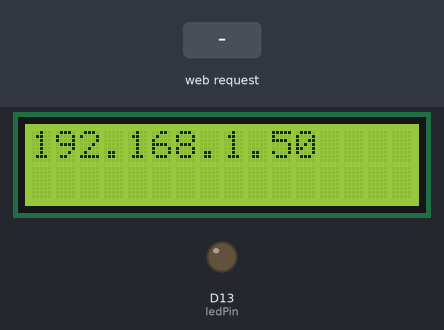
Recording of a sketch running on a simulated Arduino Uno R4 WiFi. Parts: 16×2 character LCD, output pins drawn as LEDs (lit = HIGH). The inputs (shaded band) are chosen by the test bench. WiFi joins after 1.5 s; servers stay silent unless stated; not simulated (calls return 0 or success): arduino_secrets.h; what the sketch prints to the serial monitor is not drawn.

Above: at 13.6 s.
13.7 s: HTTP request GET /LED=TOGGLE received
At 14.9 s:
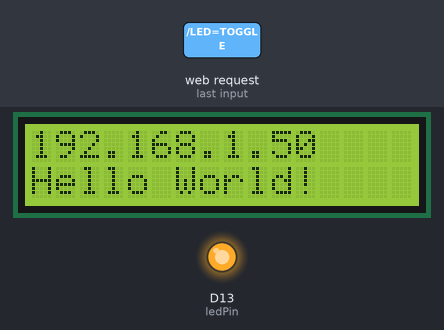
15.2 s: HTTP request GET /LED=TOGGLE received
At 15.7 s:
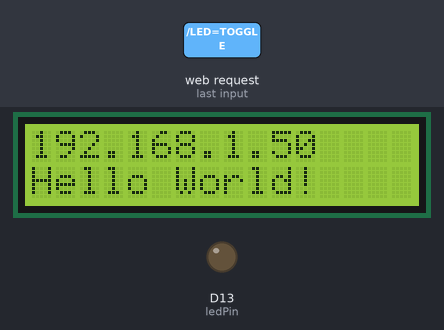
Timing chart, 0 to 18.2 s (numbered marks = the images above; inputs shaded):
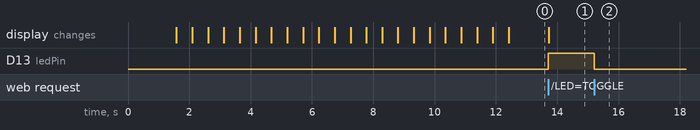

Measured:
- after the input at 13.7 s, D13 (ledPin): LOW → HIGH at once; the display: changes at once (image 1)
- after the input at 15.2 s, D13 (ledPin): HIGH → LOW at once

The sketch:

WebLedButton.ino
```cpp
#include "WiFiS3.h"
#include "arduino_secrets.h"
#include <LiquidCrystal_I2C.h>

LiquidCrystal_I2C lcd(0x3F, 16, 2);

//SSID及びPASSはコピペする際に必ず消去してください。個人情報です。
char ssid[] = "";
char pass[] = "";
int keyIndex = 0;

int status = WL_IDLE_STATUS;
WiFiServer server(80);

const int ledPin = 13;
bool ledState = false;

void setup() {
  pinMode(ledPin, OUTPUT);
  digitalWrite(ledPin, LOW);

  Serial.begin(9600);
  while (!Serial) {
    ; // wait for serial port to connect. Needed for native USB port only
  }

    lcd.init();
    lcd.backlight();

// 接続エラー時
  if (WiFi.status() == WL_NO_MODULE) {
    Serial.println("Communication with WiFi module failed!");
    lcd.clear();
    lcd.setCursor(0, 0);
    lcd.print("WIFI ERROR");
    lcd.setCursor(0, 1);
    lcd.print("READ SERIAL PORT");
    while (true);
  }

// ファームウェアアップデート時
  String fv = WiFi.firmwareVersion();
  if (fv < WIFI_FIRMWARE_LATEST_VERSION) {
    Serial.println("Please upgrade the firmware");
    lcd.clear();
    lcd.setCursor(0, 0);
    lcd.print("FIRMWARE ERROR");
    lcd.setCursor(0, 1);
    lcd.print("READ SERIAL PORT");
  }

// WiFi接続時
  while (status != WL_CONNECTED) {
    Serial.print("Attempting to connect to SSID: ");
    Serial.println(ssid);
    status = WiFi.begin(ssid, pass);
    lcd.setCursor(0, 0);
    lcd.print("CONNECT WIFI ");

    delay(500);
    lcd.clear();
    lcd.setCursor(0, 0);
    lcd.print("CONNECT WIFI.");

    delay(500);
    lcd.clear();
    lcd.setCursor(0, 0);
    lcd.print("CONNECT WIFI..");

    delay(500);
    lcd.clear();
    lcd.setCursor(0, 0);
    lcd.print("CONNECT WIFI...");

    delay(500);
    lcd.clear();
    lcd.setCursor(0, 0);
    lcd.print("CONNECT WIFI ");

    delay(500);
    lcd.clear();
    lcd.setCursor(0, 0);
    lcd.print("CONNECT WIFI.");

    delay(500);
    lcd.clear();
    lcd.setCursor(0, 0);
    lcd.print("CONNECT WIFI..");

    delay(500);
    lcd.clear();
    lcd.setCursor(0, 0);
    lcd.print("CONNECT WIFI...");

    delay(500);
    lcd.clear();
    lcd.setCursor(0, 0);
    lcd.print("CONNECT WIFI ");

    delay(500);
    lcd.clear();
    lcd.setCursor(0, 0);
    lcd.print("CONNECT WIFI.");

    delay(500);
    lcd.clear();
    lcd.setCursor(0, 0);
    lcd.print("CONNECT WIFI..");

    delay(500);
    lcd.clear();
    lcd.setCursor(0, 0);
    lcd.print("CONNECT WIFI...");

    delay(500);
    lcd.clear();
    lcd.setCursor(0, 0);
    lcd.print("CONNECT WIFI ");

    delay(500);
    lcd.clear();
    lcd.setCursor(0, 0);
    lcd.print("CONNECT WIFI.");

    delay(500);
    lcd.clear();
    lcd.setCursor(0, 0);
    lcd.print("CONNECT WIFI..");

    delay(500);
    lcd.clear();
    lcd.setCursor(0, 0);
    lcd.print("CONNECT WIFI...");

    delay(500);
    lcd.clear();
    lcd.setCursor(0, 0);
    lcd.print("CONNECT WIFI ");

    delay(500);
    lcd.clear();
    lcd.setCursor(0, 0);
    lcd.print("CONNECT WIFI.");

    delay(500);
    lcd.clear();
    lcd.setCursor(0, 0);
    lcd.print("CONNECT WIFI..");

    delay(500);
    lcd.clear();
    lcd.setCursor(0, 0);
    lcd.print("CONNECT WIFI...");

    delay(500);
    lcd.clear();
    lcd.setCursor(0, 0);
    lcd.print("WIFI SUCCESSFUL");
    delay(500);
  }
  server.begin();
  printWifiStatus();
}

void loop() {
  WiFiClient client = server.available();
  if (client) {
    Serial.println("new client");
    boolean currentLineIsBlank = true;
    String currentRequest = "";

    while (client.connected()) {
      if (client.available()) {
        char c = client.read();
        Serial.write(c);

        if (c == '\n' && currentLineIsBlank) {
          if (currentRequest.indexOf("GET /LED=TOGGLE") >= 0) {
            ledState = !ledState;
            digitalWrite(ledPin, ledState ? HIGH : LOW);
          }

          client.println("HTTP/1.1 200 OK");
          client.println("Content-Type: text/html");
          client.println("Connection: close");
          client.println();
          client.println("<!DOCTYPE HTML>");
          client.println("<html>");
          client.println("<form action=\"/LED=TOGGLE\" method=\"GET\">");
          client.println("<input type=\"submit\" value=\"Toggle LED\">");
          client.println("</form>");
          client.println("</html>");
          break;
        }

        if (c == '\n') {
          currentLineIsBlank = true;
        } else if (c != '\r') {
          currentLineIsBlank = false;
          currentRequest += c;
        }
      }
    }
    delay(1);
    client.stop();
    Serial.println("client disconnected");
    lcd.setCursor(0, 1);
    lcd.print("Hello World!");
  }
}

void printWifiStatus() {
  Serial.print("SSID: ");
  Serial.println(WiFi.SSID());
  IPAddress ip = WiFi.localIP();
  lcd.clear();
  lcd.setCursor(0, 0);
  lcd.print(WiFi.localIP());
  Serial.print("IP Address: ");
  Serial.println(ip);
  long rssi = WiFi.RSSI();
  Serial.print("signal strength (RSSI):");
  Serial.print(rssi);
  Serial.println(" dBm");
}
```
